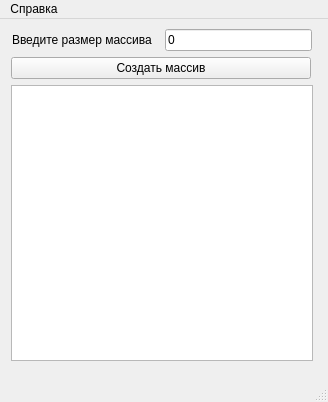
<?xml version="1.0" encoding="UTF-8"?>
<ui version="4.0">
 <class>MainWindow</class>
 <widget class="QMainWindow" name="MainWindow">
  <property name="geometry">
   <rect>
    <x>0</x>
    <y>0</y>
    <width>328</width>
    <height>402</height>
   </rect>
  </property>
  <property name="minimumSize">
   <size>
    <width>328</width>
    <height>402</height>
   </size>
  </property>
  <property name="maximumSize">
   <size>
    <width>328</width>
    <height>402</height>
   </size>
  </property>
  <property name="windowTitle">
   <string>Создание массива</string>
  </property>
  <widget class="QWidget" name="centralwidget">
   <widget class="QWidget" name="">
    <property name="geometry">
     <rect>
      <x>11</x>
      <y>10</y>
      <width>302</width>
      <height>332</height>
     </rect>
    </property>
    <layout class="QVBoxLayout" name="verticalLayout">
     <item>
      <layout class="QHBoxLayout" name="horizontalLayout">
       <item>
        <widget class="QLabel" name="label">
         <property name="maximumSize">
          <size>
           <width>146</width>
           <height>22</height>
          </size>
         </property>
         <property name="text">
          <string>Введите размер массива</string>
         </property>
        </widget>
       </item>
       <item>
        <widget class="QLineEdit" name="lineEdit_n">
         <property name="maximumSize">
          <size>
           <width>147</width>
           <height>22</height>
          </size>
         </property>
         <property name="text">
          <string>0</string>
         </property>
        </widget>
       </item>
      </layout>
     </item>
     <item>
      <widget class="QPushButton" name="pushButton_create">
       <property name="maximumSize">
        <size>
         <width>300</width>
         <height>28</height>
        </size>
       </property>
       <property name="text">
        <string>Создать массив</string>
       </property>
      </widget>
     </item>
     <item>
      <widget class="QPlainTextEdit" name="plainTextEdit">
       <property name="minimumSize">
        <size>
         <width>300</width>
         <height>267</height>
        </size>
       </property>
      </widget>
     </item>
    </layout>
   </widget>
  </widget>
  <widget class="QMenuBar" name="menubar">
   <property name="geometry">
    <rect>
     <x>0</x>
     <y>0</y>
     <width>328</width>
     <height>25</height>
    </rect>
   </property>
   <widget class="QMenu" name="menu">
    <property name="title">
     <string>Справка</string>
    </property>
    <widget class="QMenu" name="menu_2">
     <property name="title">
      <string>Об аворе</string>
     </property>
     <addaction name="action_21"/>
    </widget>
    <addaction name="menu_2"/>
   </widget>
   <addaction name="menu"/>
  </widget>
  <widget class="QStatusBar" name="statusbar"/>
  <action name="action_20">
   <property name="text">
    <string>Синюгина Варвара ИВТ-20</string>
   </property>
  </action>
  <action name="action_21">
   <property name="text">
    <string>Елин Руслан Вячеславович ИВТ-20</string>
   </property>
  </action>
 </widget>
 <resources/>
 <connections/>
</ui>
